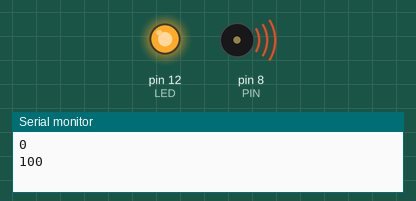
The sketch below on a simulated Arduino Uno, built with avr-gcc and run on an emulated ATmega328P. Shown: output pins drawn as LEDs (lit = HIGH), buzzer (waves = sounding), the last lines printed to the serial monitor.

Above: at 0.25 s.
At 2.25 s:
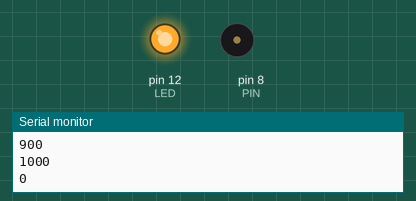
Timing chart, 0 to 3.0 s (numbered marks = the images above):
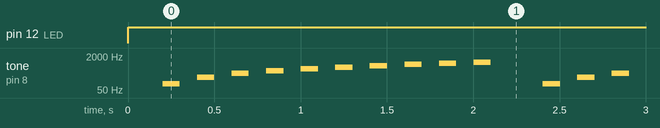

Measured:
- by itself, pin 12 (LED): LOW → HIGH at 0.00 s

The sketch:

pi.ino
```cpp
const int PIN=8;
const int LED=12;
short int pitch;
int count;

void setup() {
pinMode(PIN, OUTPUT);
pinMode(LED, OUTPUT);
Serial.begin(9600);
}

void loop() {
  while (count<=10) {

  tone(8,pitch,100);
  Serial.println(pitch);
  digitalWrite(LED, HIGH);
  delay(200);
  pitch+=100;
  count++;
  digitalWrite(LED, LOW);


  }
count=0;
pitch=0;
Serial.println();
}
```
